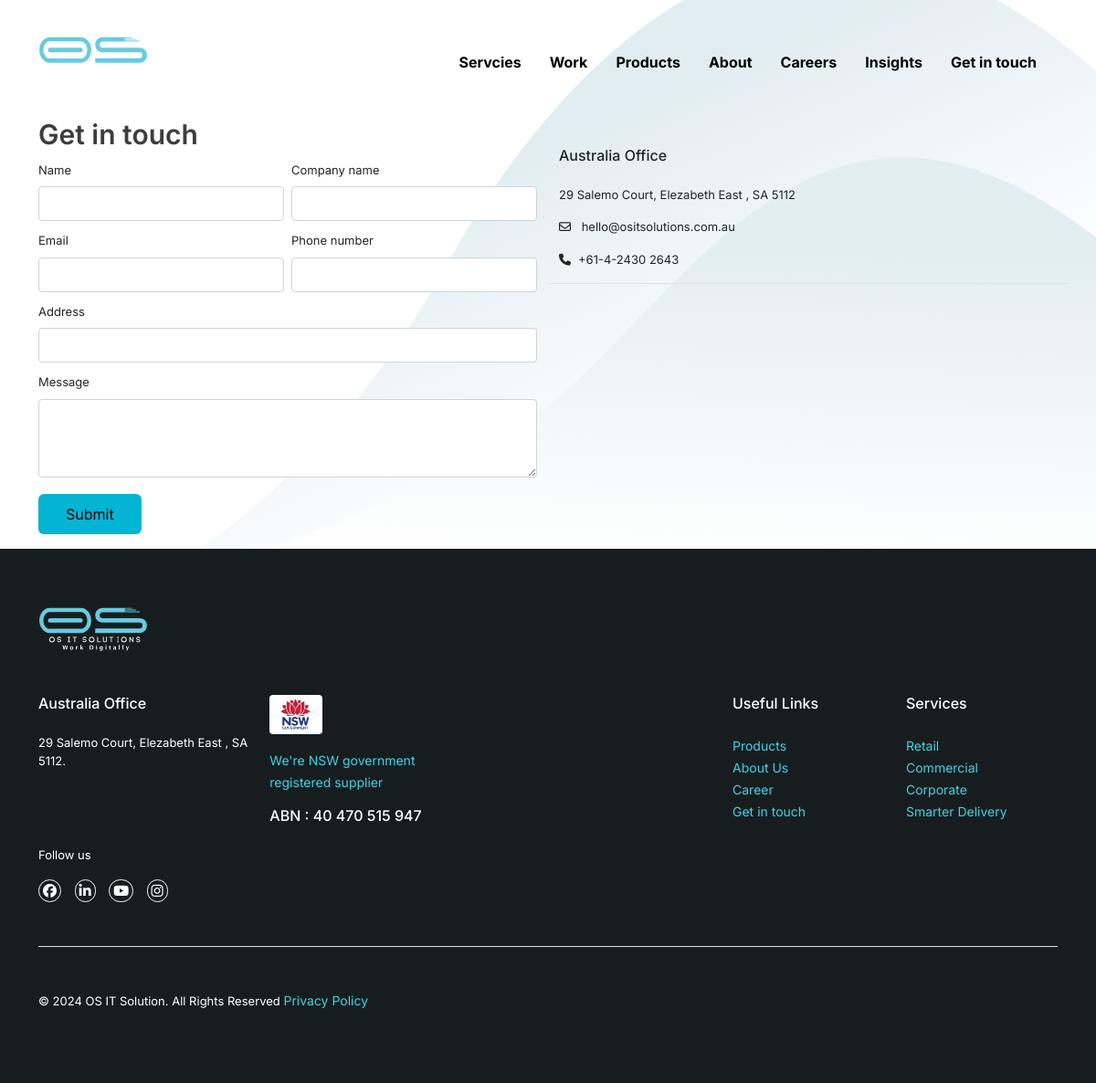
Page /contact/ on the committed database.
### Website_Settings/models.py (models this page shows, shortened)
class Setting(models.Model):
    site_Name = models.CharField(max_length=30)
    logo = models.FileField(upload_to='logo/')
    favicon = models.FileField(upload_to='favicon/')
    year = models.IntegerField()
    address = models.CharField(max_length=50)
    google_Map_Link = models.CharField(max_length=800)
    phone = models.CharField(max_length=20)
    email = models.EmailField(max_length=50)
    facebook = models.CharField(max_length=50)
    linkedin = models.CharField(max_length=50)
    youtube = models.CharField(max_length=50)
    instagram = models.CharField(max_length=50)
    abn = models.CharField(max_length=40)
    description = models.TextField()
    consultency = models.TextField()
    flash_News = models.TextField()

### Contact_Page/views.py (the view)
# urls.py: path('', views.contact, name='contact'),
def contact(request):
    if request.method == 'POST':
        form = forms.ContactForm(data=request.POST)
        if form.is_valid():
            form.save()
            messages.success(request, 'Data submitted successfully') # Redirect to a success page
        else:
            print(form.errors)
            messages.error(request, 'Invalid! Please try again.')
    else:
        form = forms.ContactForm()
    context = {
        'form': form
    }
    return render(request, 'contact.html', context)

### Contact_Page/forms.py
class ContactForm(ModelForm):
    class Meta:
        model = Contact
        fields = ('name', 'company', 'email', 'phone', 'address', 'message', )

### Website_Settings/custom_context.py (called while the page is built)
def common_context(request):
    settings = Setting.objects.first()
    return {
        'settings': settings
    }

### templates/contact.html (shortened to what this page needs)
{% extends "base.html" %}
{% load static %}
{% block content %}
    <main class="flex-shrink-0">
        <header id="about-page-header">
            {% include "navbar-2.html" %}
            <section class="container mt-4 pb-3">
                <div class="row">
                    <div class="col-12 col-md-6 col-lg-6">
                        <div class="mt-3">
                            <h3 class="contact-master-title">Get in touch</h3>
                        </div>
                        <form class="row g-2" method="post" action="{% url 'contact' %}">
                            <div class="col-md-6">
                                <label for="inputName" class="form-label">Name</label>
                                <input type="text" class="form-control" id="inputName" name="name">
                            </div>
                            <div class="col-md-6">
                                <label for="inputCName" class="form-label">Company name</label>
                                <input type="text" class="form-control" id="inputCName" name="company">
                            </div>
                            <div class="col-md-6">
                                <label for="inputEmail4" class="form-label">Email</label>
                                <input type="email" class="form-control" id="inputEmail4" name="email">
                            </div>
                            <div class="col-md-6">
                                <label for="inputPhone" class="form-label">Phone number</label>
                                <input type="text" class="form-control" id="inputPhone" name="phone">
                            </div>
                            <div class="col-12">
                                <label for="inputAddress" class="form-label">Address</label>
                                <input type="text" class="form-control" id="inputAddress" name="address">
                            </div>
                            <div class="col-12">
                                <label for="exampleFormControlTextarea1" class="form-label">Message</label>
                                <textarea class="form-control" id="exampleFormControlTextarea1" rows="3" name="message"></textarea>
                            </div>
                            <div class="col-12">
                                <button type="submit" class="submit-btn">Submit</button>
                            </div>
                        </form>
                    </div>
                    <div class="col-12 col-md-6 col-lg-6">
                        <div class="mt-3 mt-lg-5">
                            <div class="row border-bottom">
                                <div class="col-12">
                                    <div class="row">
                                        <div class="col-12 col-md-6 col-lg-6">
                                            <h6 class="pb-2 pb-lg-3">Australia Office</h6>
                                            <p class="footer-text">{{settings.address}}</p>
                                            <p class="footer-text"><i class="fa-regular fa-envelope pe-2"></i>
                                                {{settings.email}}</p>
                                            <p class="footer-text"><i class="fa-solid fa-phone pe-2"></i>{{settings.phone}}
                                            </p>
                                        </div>
                                    </div>
                                </div>
                            </div>
                            <div class="mt-3">
                                <iframe
                                    src="https://{{settings.google_Map_Link}}"
                                    width="100%" height="250" style="border:0;" allowfullscreen="" loading="lazy"
></iframe>
                            </div>
                        </div>
                    </div>
            </section>
        </header>
    </main>
  {% include 'footer.html' %}
{% endblock content %}

### templates/navbar-2.html (shortened to what this page needs)
<nav class="navbar navbar-expand-lg navbar-light p-0">
    <div class="container navbar-top-position">
        <span class=""><a href="{% url 'home' %}"><img id="web_logo" src="{{settings.logo.url}}"
                    alt=""></a></span>
        <div class="collapse navbar-collapse mt-2" id="navbarNavDropdown">
            <ul class="navbar-nav ms-auto">
                <li class="nav-item dropdown nav-option has-megamenu">
                    <a class="nav-link active about black-nav" href="services.html"
                        id="navbarDropdownMenuLink" role="button" data-bs-toggle="" aria-expanded="false">
                        Servcies </a>
                </li>
                <li class="nav-item nav-option">
                    <a class="nav-link active black-nav" href="work.html">Work</a>
                </li>
                <li class="nav-item nav-option">
                    <a class="nav-link active black-nav" href="products.html">Products</a>
                </li>
                <li class="nav-item nav-option">
                    <a class="nav-link active black-nav" href="{% url 'about' %}">About</a>
                </li>
                <li class="nav-item nav-option">
                    <a class="nav-link active black-nav" href="careers.html">Careers</a>
                </li>
                <li class="nav-item nav-option">
                    <a class="nav-link active black-nav" href="insights.html">Insights</a>
                </li>
                <li class="nav-item nav-option">
                    <a class="nav-link active black-nav" href="{% url 'contact' %}">Get in touch</a>
                </li>
            </ul>
        </div>
    </div>
</nav>

### templates/footer.html
{% load static %}
<footer class="footer mt-auto py-3">
    <div class="container pt-3 pt-lg-5 pb-3 pb-lg-5">
      <img id="footer-logo" src="{{settings.logo.url}}" alt="">
      <div class="mt-3 mt-lg-5">
        <div class="row">
          <div class="col-12 col-md-6 col-lg-8">
            <div class="row">
              <div class="col-12 col-md-12 col-lg-4">
                <h6 class="pb-2 pb-lg-3">Australia Office</h6>
                <p class="footer-text">{{settings.address}}.</p>
              </div>
              <div class="col-12 col-md-12 col-lg-4">
                <img class="w-25 rounded" src="{% static 'asset/images/icons/354_nsw.jpg' %}" alt="">
                <p class="pt-3"><a target="_blank" href="https://buy.nsw.gov.au/supplier/profile/139345">We're NSW
                    government registered supplier</a></p>
                <h6 class="pb-2 pb-lg-3">ABN : {{settings.abn}}</h6>
              </div>
              <div class="col-12 col-md-12 col-lg-4">
              </div>
            </div>
          </div>
          <div class="col-12 col-md-3 col-lg-2">
            <h6 class="pb-2 pb-lg-3">Useful Links</h6>
            <div>
              <a href="">Products</a> <br>
              <a href="">About Us</a> <br>
              <a href="">Career</a> <br>
              <a href="">Get in touch</a>
            </div>
          </div>
          <div class="col-12 col-md-3 col-lg-2">
            <h6 class="pb-2 pb-lg-3">Services</h6>
            <div>
              <a href="">Retail</a> <br>
              <a href="">Commercial</a> <br>
              <a href="">Corporate</a> <br>
              <a href="">Smarter Delivery</a>
            </div>
          </div>
        </div>
        <div class="">
          <p class="footer-text">Follow us</p>
          <a href="https://{{settings.facebook}}"><i class="fa-brands fa-facebook footer-social"></i></a>
          <a href="https://{{settings.linkedin}}"><i class="fa-brands fa-linkedin-in footer-social"></i></a>
          <a href="https://{{settings.youtube}}"><i class="fa-brands fa-youtube footer-social"></i></a>
          <a href="https://{{settings.instagram}}"><i class="fa-brands fa-instagram footer-social"></i></a>
        </div>
      </div>
      <div class="mt-3 mt-lg-5 border-top border-1">
        <p class="footer-text pt-3 pt-lg-5">
          &copy;
          {{settings.year}} {{settings.site_Name}}. All Rights Reserved <a
            class="policy" href="">Privacy Policy</a>
        </p>
      </div>
    </div>
  </footer>

### static/asset/css/style.css (style rules this page uses)
body { font-family: 'Inter', sans-serif !important; background-color: none !important; }
a { text-decoration: none; font-size: 14px; color: #43d1e4; transition: .3s; }
ul { list-style-type: disc; }
li { font-size: 14px; }
#web_logo { width: 120px; }
.nav-option { margin-right: 15px; }
.active { transition: 0.3s; }
.nav-link { font-weight: 700; font-size: 16px; color: rgb(255, 255, 255) !important; }
.black-nav { font-weight: 700; font-size: 16px; color: rgb(0, 0, 0) !important; }
@media (min-width: 1024px) { .navbar-top-position { padding-top: 40px; } }
@media all and (min-width: 992px) { .navbar .has-megamenu { position: static !important; } }
#about-page-header { background: rgba(51, 51, 51, 0.1) url(../images/bg.svg); background-color: #ffffffff; background-repeat: no-repeat; background-size: cover; background-position: center center; max-width: 100%; }
.contact-master-title { font-size: 30px; font-weight: 600 !important; color: rgb(61, 61, 61); }
iframe { border-radius: 10px; }
label { font-size: 13px; }
input, textarea, select:focus { color: #939393; background-color: #ffffffff; border-color: inherit; outline: 0; box-shadow: none !important; transition: 0.5s; }
.submit-btn { margin-top: 10px; border: 0px; padding: 10px 30px; background-color: #03b5d2; border-radius: 6px; transition: .3s; }
footer { background-color: #171d1f; color: #ffffffff; }
#footer-logo { width: 120px; }
.footer-text { font-size: 13px; }
.footer-social { margin-right: 10px; font-size: 15px; color: #ffffffff; border: 1px solid whitesmoke; padding: 4px; border-radius: 50px; }

### rows in the picture
Setting: logo (picture), address "29 Salemo Court, Elezabeth East , SA 5112", email "hello@ositsolutions.com.au", phone "+61-4-2430 2643", abn "40 470 515 947", year "2024", site_Name "OS IT Solution"
